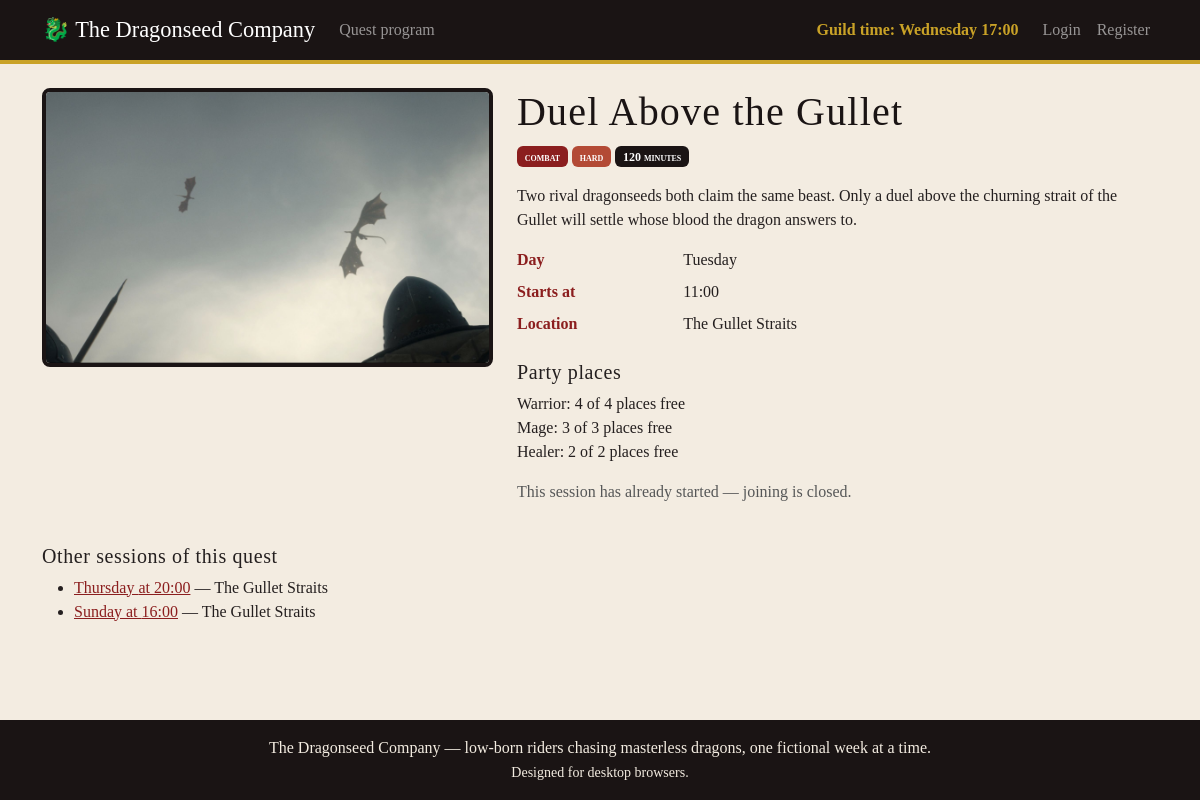
Screenshot of /session/3 with the database file from the repository.
### tables this page shows
CREATE TABLE quests (
    id INTEGER PRIMARY KEY AUTOINCREMENT,
    title TEXT NOT NULL,
    type TEXT NOT NULL,
    difficulty TEXT NOT NULL,
    duration INTEGER NOT NULL,
    description TEXT NOT NULL,
    image TEXT NOT NULL
);

CREATE TABLE participations (
    id INTEGER PRIMARY KEY AUTOINCREMENT,
    session_id INTEGER NOT NULL REFERENCES sessions(id),
    user_id INTEGER NOT NULL REFERENCES users(id),
    role TEXT NOT NULL,
    places INTEGER NOT NULL CHECK (places IN (1, 2)),  -- backs up the "max 2 places" rule at the db level
    UNIQUE (session_id, user_id)  -- backs up the "can't join the same session twice" rule at the db level
);

### app.py (the view)
@app.route('/session/<int:session_id>')
def session_detail(session_id):
    s = dao.get_session(session_id)
    if s is None:
        abort(404)
    s = prepare_sessions([s])[0]
    others = [o for o in dao.get_sessions() if o['quest_id'] == s['quest_id'] and o['id'] != s['id']]
    mine = None
    participants = None
    if current_user.is_authenticated:
        if current_user.role == 'adventurer':
            mine = dao.get_participation(current_user.id, session_id)
        else:
            participants = dao.get_session_participations(session_id)
    return render_template('session.html', s=s, others=others, mine=mine, participants=participants)

### app.py (called while the page is built)
def to_minutes(day, time):
    hours, minutes = time.split(':')
    return day * 24 * 60 + int(hours) * 60 + int(minutes)

@app.context_processor
def template_globals():
    return dict(DAYS=DAYS, LOCATIONS=LOCATIONS, TYPES=TYPES, DIFFICULTIES=DIFFICULTIES,
                CAPACITY=CAPACITY, IMAGES=IMAGES, NOW=NOW, SIM_DAY=SIM_DAY, SIM_TIME=SIM_TIME)

def prepare_sessions(sessions):
    counts = dao.get_role_counts()
    for s in sessions:
        s['start'] = to_minutes(s['day'], s['start_time'])
        s['end'] = s['start'] + s['duration']
        s['taken'] = {role: counts.get((s['id'], role), 0) for role in CAPACITY}
        s['free'] = {role: CAPACITY[role] - s['taken'][role] for role in CAPACITY}
        s['booked'] = sum(s['taken'].values())
    return sessions

### dao.py (called while the page is built)
def get_db():
    db = sqlite3.connect(DB)
    db.row_factory = sqlite3.Row
    db.execute('PRAGMA foreign_keys = ON')
    return db

def get_sessions():
    db = get_db()
    rows = db.execute(SESSION_SELECT + ' ORDER BY s.day, s.start_time').fetchall()
    db.close()
    return [dict(row) for row in rows]

def get_session(session_id):
    db = get_db()
    row = db.execute(SESSION_SELECT + ' WHERE s.id = ?', (session_id,)).fetchone()
    db.close()
    return dict(row) if row else None

def get_role_counts():
    db = get_db()
    rows = db.execute('''SELECT session_id, role, SUM(places) AS taken
                         FROM participations GROUP BY session_id, role''').fetchall()
    db.close()
    return {(row['session_id'], row['role']): row['taken'] for row in rows}

### templates/session.html (shortened to what this page needs)
{% extends 'base.html' %}
{% block content %}
<article class="row g-4">
    <div class="col-md-5">
        <img src="{{ url_for('static', filename='images/' + s.image) }}" class="quest-img"
             alt="Illustration for {{ s.title }}">
    </div>
    <div class="col-md-7">
        <h1>{{ s.title }}</h1>
        <p>
            <span class="badge type-badge">{{ s.type }}</span>
            <span class="badge diff-{{ s.difficulty }}">{{ s.difficulty }}</span>
            <span class="badge duration-badge">{{ s.duration }} minutes</span>
        </p>
        <p>{{ s.description }}</p>
        <dl class="row session-facts">
            <dt class="col-sm-3">Day</dt><dd class="col-sm-9">{{ DAYS[s.day] }}</dd>
            <dt class="col-sm-3">Starts at</dt><dd class="col-sm-9">{{ s.start_time }}</dd>
            <dt class="col-sm-3">Location</dt><dd class="col-sm-9">{{ s.location }}</dd>
        </dl>
        <h2 class="h5">Party places</h2>
        <ul class="list-unstyled">
            {% for role, n in s.free.items() %}
            <li>{{ role }}: {{ n }} of {{ CAPACITY[role] }} places free {% if n == 0 %}<strong>(full)</strong>{% endif %}</li>
            {% endfor %}
        </ul>
        {% if s.start <= NOW %}
        <p class="text-muted">This session has already started &mdash; joining is closed.</p>
        {% elif not current_user.is_authenticated %}
        <p><a href="{{ url_for('login') }}">Log in</a> or <a href="{{ url_for('register') }}">register</a> to join this quest.</p>
        {% elif current_user.role != 'adventurer' %}
        <p class="text-muted">Guild staff cannot join quest sessions.</p>
        {% elif mine %}
        <p>You joined this session as <strong>{{ mine.role }}</strong> with {{ mine.places }} place(s).
           Manage it from <a href="{{ url_for('profile') }}">your profile</a>.</p>
        {% endif %}
    </div>
</article>
{% if others %}
<section class="mt-4">
    <h2 class="h5">Other sessions of this quest</h2>
    <ul>
        {% for o in others %}
        <li>
            <a href="{{ url_for('session_detail', session_id=o.id) }}">{{ DAYS[o.day] }} at {{ o.start_time }}</a>
            &mdash; {{ o.location }}
        </li>
        {% endfor %}
    </ul>
</section>
{% endif %}
{% endblock %}

### static/style.css (style rules this page uses)
:root { --ink: #241f1f; --parchment: #f3ece1; --valyrian: #1a1414; --dragonfire: #8b1e1e; --ember: #b34a35; --gold: #c9a227; }
body { background-color: var(--parchment); color: var(--ink); font-family: Georgia, 'Times New Roman', serif; min-height: 100vh; display: flex; flex-direction: column; }
h1, h2, h3 { color: var(--valyrian); letter-spacing: .03em; }
a { color: var(--dragonfire); }
.badge { font-variant: small-caps; }
.type-badge { background-color: var(--dragonfire); }
.duration-badge { background-color: var(--valyrian); }
.diff-hard { background-color: var(--ember); }
.quest-img { width: 100%; border: 4px solid var(--valyrian); border-radius: .5rem; }
.session-facts dt { color: var(--dragonfire); }

### rows the page displays
quests: image (picture), title "Duel Above the Gullet", type "combat", difficulty "hard", duration "120", description "Two rival dragonseeds both claim the same beast. Only a duel above the churning strait of the Gullet will settle whose blood the dragon answers to."
participations: role "Warrior", n "4", CAPACITY "4"
participations: role "Mage", id "3"
participations: role "Healer", places "2"

### other values shown
{{ DAYS[SIM_DAY] }} "Wednesday"
{{ SIM_TIME }} "17:00"
{{ DAYS[s.day] }} "Tuesday"
{{ s.start_time }} "11:00"
{{ s.location }} "The Gullet Straits"
{{ DAYS[o.day] }} "Thursday"
{{ o.start_time }} "20:00"
{{ o.location }} "The Gullet Straits"
{{ DAYS[o.day] }} "Sunday"
{{ o.start_time }} "16:00"
